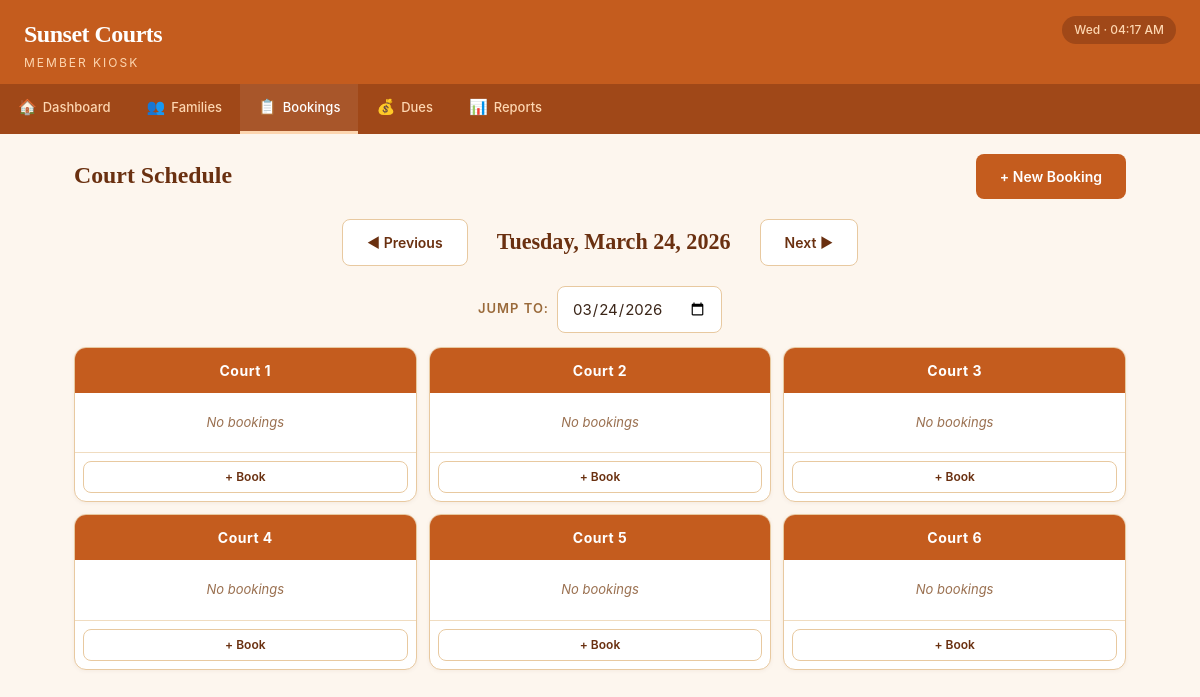
The app's page /bookings?date=2026-03-24 with its own data.
### tables this page shows
CREATE TABLE courts (
            court_id    INTEGER PRIMARY KEY AUTOINCREMENT,
            court_name  TEXT    NOT NULL UNIQUE,
            status      TEXT    NOT NULL DEFAULT 'Available'
        );

### app.py (the view)
@app.route('/bookings')
def booking_calendar():
    view_date = request.args.get('date', date.today().isoformat())
    try:
        current_date = datetime.strptime(view_date, '%Y-%m-%d').date()
    except ValueError:
        current_date = date.today()
    prev_date = (current_date - timedelta(days=1)).isoformat()
    next_date = (current_date + timedelta(days=1)).isoformat()
    courts = query_db('SELECT * FROM courts ORDER BY court_id')
    bookings = query_db('''
        SELECT b.*, f.family_name, f.is_banned, c.court_name
        FROM bookings b
        JOIN families f ON b.family_id = f.family_id
        JOIN courts c ON b.court_id = c.court_id
        WHERE b.booking_date = ? AND b.is_cancelled = 0
        ORDER BY c.court_id, b.start_time
    ''', (current_date.isoformat(),))
    court_bookings = {c['court_id']: [] for c in courts}
    for b in bookings:
        court_bookings[b['court_id']].append(b)
    return render_template('bookings/calendar.html',
                           courts=courts, court_bookings=court_bookings,
                           current_date=current_date,
                           prev_date=prev_date, next_date=next_date)

### app.py (called while the page is built)
@app.context_processor
def inject_globals():
    now = datetime.now()
    return {
        'today_display': now.strftime('%a · %I:%M %p')
    }

### db.py (called while the page is built)
def get_db():
    conn = sqlite3.connect(DB_PATH)
    conn.execute("PRAGMA foreign_keys = ON")
    conn.row_factory = sqlite3.Row
    return conn

def query_db(query, args=(), one=False):
    conn = get_db()
    try:
        cursor = conn.execute(query, args)
        results = cursor.fetchall()
        return results[0] if one and results else (None if one else results)
    finally:
        conn.close()

### templates/bookings/calendar.html (shortened to what this page needs)
{% extends "base.html" %}
{% block content %}
<div class="page-header">
    <h2>Court Schedule</h2>
    <a href="{{ url_for('booking_add', date=current_date.isoformat()) }}" class="btn btn-primary">+ New Booking</a>
</div>
<div class="calendar-nav">
    <a href="{{ url_for('booking_calendar', date=prev_date) }}" class="btn btn-outline">◀ Previous</a>
    <div class="current-date">{{ current_date.strftime('%A, %B %d, %Y') }}</div>
    <a href="{{ url_for('booking_calendar', date=next_date) }}" class="btn btn-outline">Next ▶</a>
</div>
<div style="text-align:center;margin-bottom:14px;">
    <form method="GET" action="{{ url_for('booking_calendar') }}" style="display:inline-flex;gap:8px;align-items:center;">
        <label style="font-weight:600;font-size:13px;color:var(--text-section);text-transform:uppercase;letter-spacing:1px;">Jump to:</label>
        <input type="date" name="date" value="{{ current_date.isoformat() }}" style="width:auto;" onchange="this.form.submit()">
    </form>
</div>
<div class="court-columns">
    {% for court in courts %}
    <div class="court-column">
        <div class="court-column-header">{{ court.court_name }}</div>
        {% if court_bookings[court.court_id] %}
            {% for b in court_bookings[court.court_id] %}
            <div class="booking-slot">
                <span class="time">{{ b.start_time }} – {{ b.end_time }}</span>
                <span class="family">
                    <a href="{{ url_for('booking_view', booking_id=b.booking_id) }}" style="color:var(--text);">{{ b.family_name }}</a>
                    {% if b.is_banned %}<span class="badge badge-banned" style="font-size:9px;">Banned</span>{% endif %}
                </span>
                {% if b.guest_count > 0 %}<span class="guests">+{{ b.guest_count }}</span>{% endif %}
                <form method="POST" action="{{ url_for('booking_cancel', booking_id=b.booking_id) }}" style="display:inline;"
                      onsubmit="return confirm('Cancel this booking?');">
                    <button type="submit" class="btn btn-danger btn-sm" style="padding:4px 8px;min-height:28px;font-size:11px;">✕</button>
                </form>
            </div>
            {% endfor %}
        {% else %}
            <div class="no-bookings">No bookings</div>
        {% endif %}
        <div style="padding:8px;text-align:center;border-top:1px solid var(--border-light);">
            <a href="{{ url_for('booking_add', date=current_date.isoformat(), court=court.court_id) }}" class="btn btn-outline btn-sm btn-block">+ Book</a>
        </div>
    </div>
    {% endfor %}
</div>
{% endblock %}

### static/css/style.css (style rules this page uses)
:root { --terra: #c45c1e; --terra-dark: #a04818; --terra-darker: #6a3010; --terra-light: #fdd6b0; --terra-lighter: #fde8d0; --terra-bg: #fdf6ee; --white: #ffffff; --card: #fffaf5; --border: #e8c9a0; --border-light: #f0dcc0; --text: #3a2518; --text-muted: #9a7050; --text-section: #9a6a3a; --open-bg: #e8f5e0; --open-text: #155a10; --open-border: #a8d890; --busy-bg: #fef3e0; --busy-text: #6a4008; --busy-border: #e8c870; --maint-bg: #eef1f4; --maint-text: #3a4a5a; --maint-border: #c0cad4; --danger: #b83230; --danger-hover: #962826; --danger-bg: #fce8e8; --success-bg: #d1e7dd; --success-text: #0a5132; --warning-bg: #fff3cd; --warning-text: #856404; --error-bg: #f8d7da; --error-text: #842029; --radius: 12px; --radius-sm: 8px; --radius-pill: 10px; --shadow: 0 1px 4px rgba(106, 48, 16, 0.06); --shadow-lg: 0 4px 16px rgba(106, 48, 16, 0.10); --font-display: Georgia, 'Times New Roman', serif; --font-body: -apple-system, BlinkMacSystemFont, 'Segoe UI', sans-serif; --transition: all 0.15s ease; }
*, *::before, *::after { box-sizing: border-box; margin: 0; padding: 0; }
html { font-size: 17px; -webkit-tap-highlight-color: transparent; }
body { font-family: var(--font-body); background: var(--terra-bg); color: var(--text); line-height: 1.5; min-height: 100vh; }
a { color: var(--terra); text-decoration: none; }
.page-header { display: flex; align-items: center; justify-content: space-between; flex-wrap: wrap; gap: 12px; margin-bottom: 20px; }
.page-header h2 { font-size: 1.4rem; font-weight: 700; color: var(--terra-darker); font-family: var(--font-display); }
.btn { display: inline-flex; align-items: center; justify-content: center; gap: 8px; padding: 12px 24px; font-size: 14px; font-weight: 600; font-family: var(--font-body); border: none; border-radius: var(--radius-sm); cursor: pointer; transition: var(--transition); text-decoration: none; white-space: nowrap; min-height: 44px; min-width: 44px; }
.btn-primary { background: var(--terra); color: var(--white); }
.btn-outline { background: var(--white); color: var(--terra-darker); border: 1.5px solid var(--border); }
.btn-sm { padding: 6px 14px; font-size: 12px; min-height: 32px; }
.btn-block { display: flex; width: 100%; }
input[type="text"], input[type="email"], input[type="tel"], input[type="number"], input[type="date"], input[type="time"], select, textarea { width: 100%; padding: 12px 14px; font-size: 15px; font-family: var(--font-body); border: 1.5px solid var(--border); border-radius: var(--radius-sm); background: var(--white); color: var(--text); transition: var(--transition); min-height: 44px; }
.calendar-nav { display: flex; align-items: center; justify-content: center; gap: 16px; margin-bottom: 20px; flex-wrap: wrap; }
.calendar-nav .current-date { font-size: 1.3rem; font-weight: 700; font-family: var(--font-display); color: var(--terra-darker); min-width: 260px; text-align: center; }
.court-columns { display: grid; grid-template-columns: repeat(auto-fit, minmax(280px, 1fr)); gap: 12px; }
.court-column { background: var(--white); border: 1.5px solid var(--border); border-radius: var(--radius); overflow: hidden; box-shadow: var(--shadow); }
.court-column-header { background: var(--terra); color: var(--white); padding: 12px 16px; font-weight: 700; font-size: 14px; text-align: center; letter-spacing: 0.5px; }
.court-column .no-bookings { padding: 20px; text-align: center; color: var(--text-muted); font-style: italic; font-size: 13px; }

### records on screen
courts: court_name "Court 1", shows "No bookings"
courts: court_name "Court 2", shows "No bookings"
courts: court_name "Court 3", shows "No bookings"
courts: court_name "Court 4", shows "No bookings"
courts: court_name "Court 5", shows "No bookings"
courts: court_name "Court 6", shows "No bookings"

### other values on screen
{{ current_date.strftime('%A, %B %d, %Y') }} "Tuesday, March 24, 2026"
